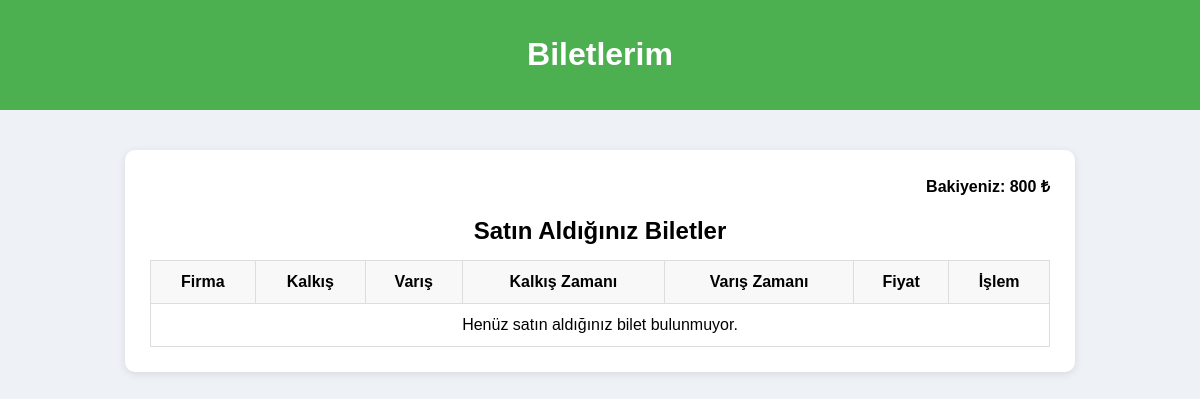
The page /my_tickets.php (signed in) on the database as committed earlier.
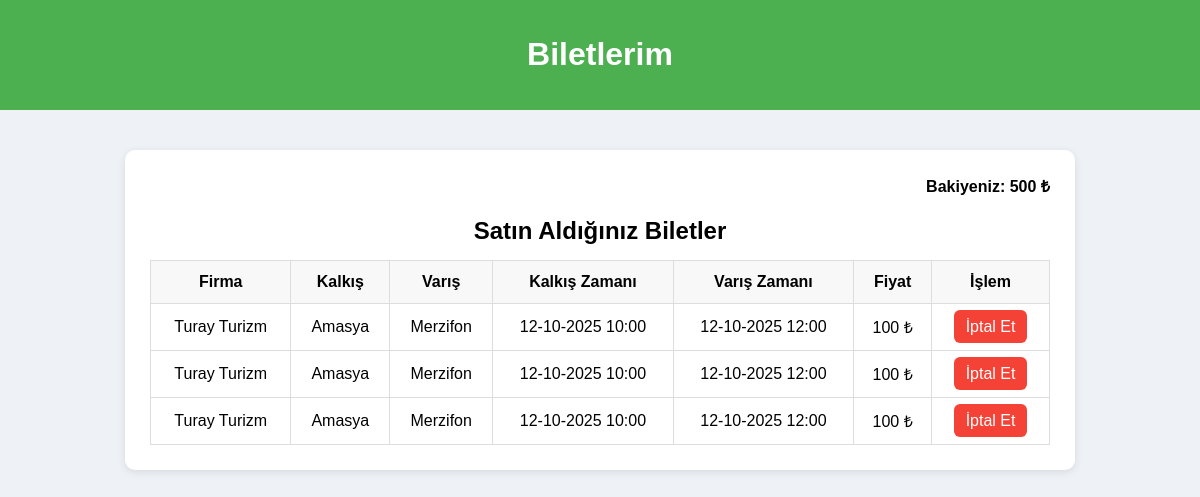
The same page on the database as committed later.
### tables this page shows
CREATE TABLE User (
    id TEXT PRIMARY KEY,
    full_name TEXT,
    email TEXT UNIQUE NOT NULL,
    role TEXT NOT NULL CHECK(role IN ('user', 'company', 'admin')),
    password TEXT NOT NULL,
    company_id TEXT,
    balance INTEGER DEFAULT 800,
    created_at TIMESTAMP NOT NULL DEFAULT CURRENT_TIMESTAMP,
    FOREIGN KEY (company_id) REFERENCES Bus_Company(id)
);

CREATE TABLE Tickets (
    id TEXT PRIMARY KEY,
    trip_id TEXT NOT NULL,
    user_id TEXT NOT NULL,
    status TEXT NOT NULL DEFAULT 'active' CHECK(status IN ('active', 'canceled', 'expired')),
    total_price INTEGER NOT NULL,
    created_at TIMESTAMP DEFAULT CURRENT_TIMESTAMP,
    FOREIGN KEY (trip_id) REFERENCES Trips(id),
    FOREIGN KEY (user_id) REFERENCES User(id)
);

CREATE TABLE Bus_Company (
    id TEXT PRIMARY KEY,
    name TEXT UNIQUE NOT NULL,
    logo_path TEXT,
    created_at TIMESTAMP DEFAULT CURRENT_TIMESTAMP
);

CREATE TABLE Trips (
    id TEXT PRIMARY KEY,
    company_id TEXT NOT NULL,
    destination_city TEXT NOT NULL,
    arrival_time DATETIME NOT NULL,
    departure_time DATETIME NOT NULL,
    departure_city TEXT NOT NULL,
    price INTEGER NOT NULL,
    capacity INTEGER NOT NULL,
    created_date TIMESTAMP DEFAULT CURRENT_TIMESTAMP,
    FOREIGN KEY (company_id) REFERENCES Bus_Company(id)
);

### my_tickets.php (the view, shortened to what this page needs)
<?php
require_once 'includes/config.php';
$stmt = $db->prepare("SELECT * FROM User WHERE id = :id");
$stmt->execute([':id' => $_SESSION['user_id']]);
$user = $stmt->fetch(PDO::FETCH_ASSOC);
$stmt = $db->prepare("
    SELECT t.id AS ticket_id, t.total_price, tr.departure_city, tr.destination_city,
           tr.departure_time, tr.arrival_time, b.name AS company_name
    FROM Tickets t
    JOIN Trips tr ON t.trip_id = tr.id
    JOIN Bus_Company b ON tr.company_id = b.id
    WHERE t.user_id = :uid
    ORDER BY tr.departure_time DESC
");
$stmt->execute([':uid' => $user['id']]);
$tickets = $stmt->fetchAll(PDO::FETCH_ASSOC);
?>
<!DOCTYPE html>
<html lang="tr">
<head>
</head>
<body>
<header>
    <h1>Biletlerim</h1>
</header>
<div class="container">
    <div class="balance">Bakiyeniz: <?= $user['balance'] ?> ₺</div>
    <h2>Satın Aldığınız Biletler</h2>
    <table>
        <tr>
            <th>Firma</th>
            <th>Kalkış</th>
            <th>Varış</th>
            <th>Kalkış Zamanı</th>
            <th>Varış Zamanı</th>
            <th>Fiyat</th>
            <th>İşlem</th>
        </tr>
        <?php if (count($tickets) > 0): ?>
            <?php foreach ($tickets as $ticket): ?>
                <tr>
                    <td><?= htmlspecialchars($ticket['company_name']) ?></td>
                    <td><?= htmlspecialchars($ticket['departure_city']) ?></td>
                    <td><?= htmlspecialchars($ticket['destination_city']) ?></td>
                    <td><?= date('d-m-Y H:i', strtotime($ticket['departure_time'])) ?></td>
                    <td><?= date('d-m-Y H:i', strtotime($ticket['arrival_time'])) ?></td>
                    <td><?= htmlspecialchars($ticket['total_price']) ?> ₺</td>
                    <td>
                        <?php if (strtotime($ticket['departure_time']) - time() >= 3600): ?>
                            <a href="?cancel_ticket=<?= $ticket['ticket_id'] ?>" class="cancel-btn" onclick="return confirm('Bu bileti iptal etmek istediğinize emin misiniz?')">İptal Et</a>
                        <?php else: ?>
                            <span style="color: gray;">İptal Edilemez</span>
                        <?php endif; ?>
                    </td>
                </tr>
            <?php endforeach; ?>
        <?php else: ?>
            <tr><td colspan="7">Henüz satın aldığınız bilet bulunmuyor.</td></tr>
        <?php endif; ?>
    </table>
</div>
</body>
</html>

### my_tickets.php (style rules this page uses)
body { font-family: Arial, sans-serif; background-color: #eef2f7; margin: 0; padding: 0; }
header { background-color: #4CAF50; color: white; padding: 15px; text-align: center; }
.container { max-width: 900px; margin: 40px auto; background: white; border-radius: 10px; box-shadow: 0 2px 8px rgba(0,0,0,0.1); padding: 25px; }
h2 { text-align: center; margin-bottom: 15px; }
.balance { text-align: right; margin-bottom: 20px; font-weight: bold; }
table { width: 100%; border-collapse: collapse; margin-top: 10px; }
th, td { border: 1px solid #ddd; padding: 12px; text-align: center; }
th { background-color: #f8f8f8; }
.cancel-btn { background-color: #f44336; color: white; padding: 8px 12px; border-radius: 6px; text-decoration: none; }

Rows that differ between the two databases and show on the page:
changed user: balance "800" → "500"
added tickets: bus_company.name "Turay Turizm", trip.departure_city "Amasya", trip.destination_city "Merzifon", trip.departure_time "12-10-2025 10:00", trip.arrival_time "12-10-2025 12:00", total_price "100"
added tickets: bus_company.name "Turay Turizm", trip.departure_city "Amasya", trip.destination_city "Merzifon", trip.departure_time "12-10-2025 10:00", trip.arrival_time "12-10-2025 12:00", total_price "100"
added tickets: bus_company.name "Turay Turizm", trip.departure_city "Amasya", trip.destination_city "Merzifon", trip.departure_time "12-10-2025 10:00", trip.arrival_time "12-10-2025 12:00", total_price "100"
Other text that changed with them:
text no longer shown: "Henüz satın aldığınız bilet bulunmuyor."
